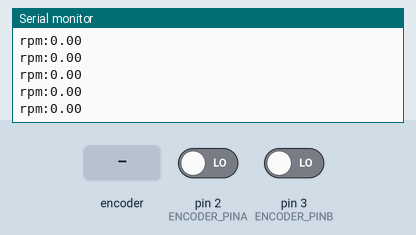
Recording of a sketch running on a simulated Arduino Uno, built with avr-gcc and run on an emulated ATmega328P. On the bench: the last lines printed to the serial monitor. The test bench sets the inputs (shaded band); at power-on: pin 2 (ENCODER_PINA) LOW, pin 3 (ENCODER_PINB) LOW.

Above: at 1.2 s.
1.3 s: rotary encoder on pin 2 (ENCODER_PINA) / pin 3 (ENCODER_PINB) turned 1 step (first pin leading)
At 1.41 s:
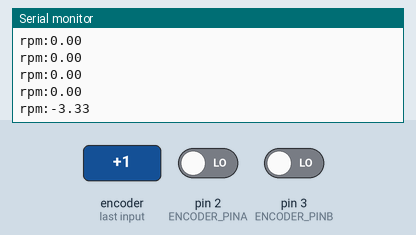
3.0 s: rotary encoder on pin 2 (ENCODER_PINA) / pin 3 (ENCODER_PINB) turned 1 step (first pin leading)
At 3.02 s:
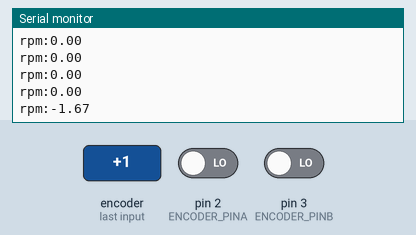
Timing chart, 0 to 6.0 s (numbered marks = the images above; inputs shaded):
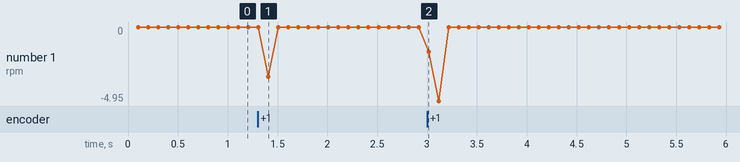

Measured:
- after the input at 1.3 s, the serial monitor: prints a new line after 0.11 s (image 1)
- after the input at 3.0 s, the serial monitor: prints a new line at once (image 2)

The sketch:

plot_rpm.ino
```cpp
// Encoder Example

// Define Pins

#define ENCODER_PINA 2
#define ENCODER_PINB 3

// encoder variables
volatile int encoderCounts = 0;

// Encoder ISR functions - Interupt Service Routine

void encoderA();

void encoderB();

unsigned long previous_millis;
unsigned long current_millis;
int encoderPreviousCount;
void setup()
{

    // initialize serial communication at 115200 bits per second:

    Serial.begin(115200);

    // initialize encoder, attache ISR functions

    pinMode(ENCODER_PINA, INPUT);

    pinMode(ENCODER_PINB, INPUT);

    // Attached interrupt to encoder pins

    attachInterrupt(digitalPinToInterrupt(ENCODER_PINA), encoderA, CHANGE);

    attachInterrupt(digitalPinToInterrupt(ENCODER_PINB), encoderB, CHANGE);

    Serial.print("Encoder_Value");
}

void loop()
{

    // print encoder position
    current_millis = millis();
    unsigned long time_delta_millisec = current_millis - previous_millis;
    float rotation_delta = float(encoderCounts - encoderPreviousCount) / 360;
    float time_delta_minues = time_delta_millisec / 60000.0;
    float rpm = (float)rotation_delta / time_delta_minues;

    Serial.print("rpm:");
    Serial.println(rpm);
    encoderPreviousCount = encoderCounts;
    previous_millis = millis();
    delay(100);
}

// EncoderA ISR
void encoderA()
{
    // look for a low-to-high on channel B
    if (digitalRead(ENCODER_PINA) == HIGH)
    {
        // check channel A to see which way encoder is turning
        digitalRead(ENCODER_PINB) ? encoderCounts++ : encoderCounts--;
    }
    else
    {
        // check channel A to see which way encoder is turning
        digitalRead(ENCODER_PINB) ? encoderCounts-- : encoderCounts++;
    }

} // End EncoderA ISR
// EncoderB ISR
void encoderB()
{
    // look for a low-to-high on channel B

    if (digitalRead(ENCODER_PINB) == HIGH)
    {
        // check channel A to see which way encoder is turning
        digitalRead(ENCODER_PINA) ? encoderCounts-- : encoderCounts++;
    }
    else
    {
        // check channel A to see which way encoder is turning
        digitalRead(ENCODER_PINA) ? encoderCounts++ : encoderCounts--;
    }
} // End EncoderB ISR
```
